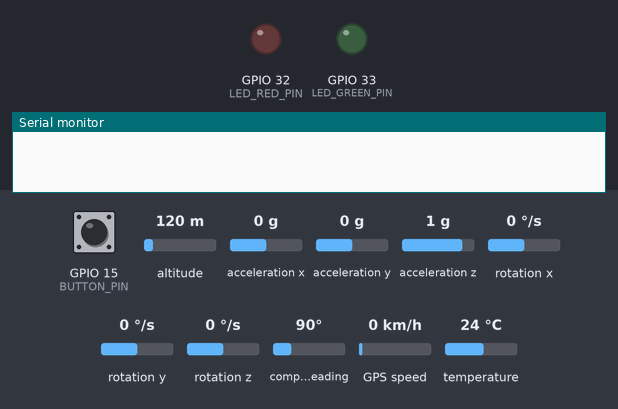
The sketch below on a simulated ESP32. Shown: output pins drawn as LEDs (lit = HIGH), the last lines printed to the serial monitor. Inputs (shaded band) come from the test bench; at power-on: acceleration x 0 g, GPIO 15 (BUTTON_PIN) HIGH, altitude 120 m, acceleration y 0 g, acceleration z 1 g, rotation x 0 °/s, rotation y 0 °/s, rotation z 0 °/s, compass heading 90°, GPS speed 0 km/h, temperature 24 °C. Storage starts empty; the GPS gets a fix after 3 s at 37.7749, -122.4194 with 8 satellites.

Above: at 0.0 s.
At 2.1 s:
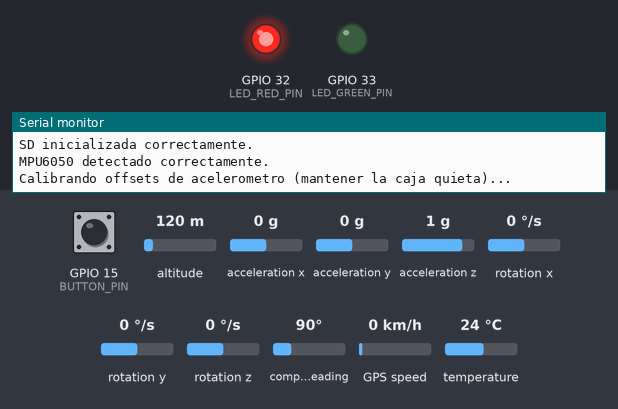
At 5.6 s:
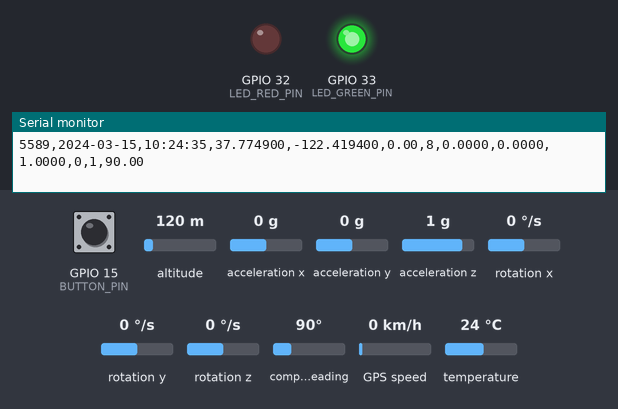
5.7 s: acceleration x set to -1.4 g
9.7 s: GPIO 15 (BUTTON_PIN) pulled LOW for 0.15 s
Timing chart, 0 to 12.7 s (numbered marks = the images above; inputs shaded):
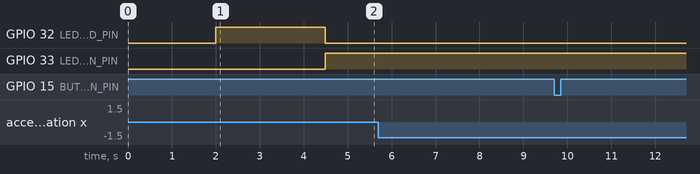

The sketch:

Data-logger-vibes-motor.ino
```cpp
#include <Arduino.h>
#include <Wire.h>
#include <SPI.h>
#include <SD.h>

#include <TinyGPSPlus.h>
#include <Adafruit_MPU6050.h>
#include <Adafruit_Sensor.h>

#include <WiFi.h>
#include <esp_wifi.h>
#include "esp_bt.h"

// ===================== PINES =====================
// I2C MPU6050 (lado IZQUIERDO)
#define I2C_SDA_PIN   25   // D25
#define I2C_SCL_PIN   26   // D26

// UART GPS (lado DERECHO)
#define GPS_RX_PIN    16   // RX2
#define GPS_TX_PIN    17   // TX2

// SD (VSPI, lado DERECHO)
#define SD_CS_PIN      5   // D5 (CS)
#define SD_MOSI_PIN   23   // D23 (MOSI)
#define SD_MISO_PIN   19   // D19 (MISO)
#define SD_SCK_PIN    18   // D18 (CLK)

// Botón de evento
#define BUTTON_PIN    15   // D15 (botón entre D15 y GND)

// LEDs estado GPS
#define LED_RED_PIN   32   // sin fix
#define LED_GREEN_PIN 33   // con fix

// ===================== OBJETOS GLOBALES =====================
HardwareSerial GPS_Serial(2);   // UART2
TinyGPSPlus gps;
Adafruit_MPU6050 mpu;
File logFile;

bool sdOk   = false;
bool mpuOk  = false;

String logFilename;             // nombre del fichero de log actual

// Muestreo
const unsigned long SAMPLE_INTERVAL_MS = 20; // ~50 Hz
unsigned long lastSampleTime = 0;

// Flush SD
const unsigned long FLUSH_INTERVAL_MS = 500; // cada 0,5 s
unsigned long lastFlushTime = 0;

// Botón
int lastButtonState = HIGH;

// Offsets de acelerómetro
float offsetAx = 0.0f;
float offsetAy = 0.0f;
float offsetAz = 0.0f;
bool offsetsCalc = false;

// Última orientación válida
float lastOrientationDeg = 0.0f;

// ===================== FUNCIONES AUXILIARES =====================

void disableRadios() {
  WiFi.mode(WIFI_OFF);
  WiFi.disconnect(true);
  esp_wifi_stop();
  esp_bt_controller_disable();
}

// Ahora getGPSData mantiene la última orientación válida en lastOrientationDeg
void getGPSData(String &dateStr, String &timeStr,
                double &lat, double &lon,
                double &speedKmh, int &sats,
                float &orientationDeg) {
  if (gps.date.isValid() && gps.time.isValid()) {
    char bufDate[11];
    snprintf(bufDate, sizeof(bufDate), "%04d-%02d-%02d",
             gps.date.year(), gps.date.month(), gps.date.day());
    dateStr = String(bufDate);

    char bufTime[9];
    snprintf(bufTime, sizeof(bufTime), "%02d:%02d:%02d",
             gps.time.hour(), gps.time.minute(), gps.time.second());
    timeStr = String(bufTime);
  } else {
    dateStr = "0000-00-00";
    timeStr = "00:00:00";
  }

  if (gps.location.isValid()) {
    lat = gps.location.lat();
    lon = gps.location.lng();
  } else {
    lat = 0.0;
    lon = 0.0;
  }

  if (gps.speed.isValid()) {
    speedKmh = gps.speed.kmph();
  } else {
    speedKmh = -1.0;
  }

  if (gps.satellites.isValid()) {
    sats = gps.satellites.value();
  } else {
    sats = 0;
  }

  // Orientación (rumbo) desde el GPS:
  // si el curso es válido, actualizamos lastOrientationDeg;
  // si no, reutilizamos la última orientación válida.
  if (gps.course.isValid()) {
    lastOrientationDeg = gps.course.deg();
  }
  orientationDeg = lastOrientationDeg;
}

// Siguiente nombre de fichero disponible: log_001.csv, log_002.csv, ...
String getNextLogFilename() {
  char filename[32];
  for (int i = 1; i <= 999; i++) {
    snprintf(filename, sizeof(filename), "/log_%03d.csv", i);
    if (!SD.exists(filename)) {
      return String(filename);
    }
  }
  // Si se llenan 999 ficheros, reutiliza el último
  return String("/log_999.csv");
}

bool initSD() {
  SPI.begin(SD_SCK_PIN, SD_MISO_PIN, SD_MOSI_PIN, SD_CS_PIN);

  if (!SD.begin(SD_CS_PIN)) {
    Serial.println("SD no detectada (modulo o tarjeta ausentes). Se continua sin SD.");
    return false;
  }

  logFilename = getNextLogFilename();
  Serial.print("Usando fichero de log: ");
  Serial.println(logFilename);

  logFile = SD.open(logFilename, FILE_WRITE);
  if (!logFile) {
    Serial.println("No se pudo abrir/crear el fichero de log. Se continua sin SD.");
    return false;
  }

  // Cabecera (con event, fix y orientation)
  logFile.println("millis,gps_date,gps_time,lat,lon,speed_kmh,sats,ax_g,ay_g,az_g,event,fix,orientation");
  logFile.flush();

  Serial.println("SD inicializada correctamente.");
  lastFlushTime = millis();
  return true;
}

bool initMPU() {
  Wire.begin(I2C_SDA_PIN, I2C_SCL_PIN);

  if (!mpu.begin(0x68)) {
    Serial.println("ERROR: MPU6050 no detectado en 0x68.");
    mpuOk = false;
    return false;
  }

  Serial.println("MPU6050 detectado correctamente.");

  mpu.setAccelerometerRange(MPU6050_RANGE_4_G);
  mpu.setGyroRange(MPU6050_RANGE_250_DEG);
  mpu.setFilterBandwidth(MPU6050_BAND_21_HZ);

  mpuOk = true;
  return true;
}

void calibrateMPUOffsets() {
  if (!mpuOk) {
    Serial.println("Saltando calibracion: MPU no OK.");
    return;
  }

  Serial.println("Calibrando offsets de acelerometro (mantener la caja quieta)...");
  const int N = 200;
  double sx = 0.0, sy = 0.0, sz = 0.0;
  const float g_const = 9.80665f;

  for (int i = 0; i < N; ++i) {
    sensors_event_t a, g, temp;
    mpu.getEvent(&a, &g, &temp);

    sx += a.acceleration.x / g_const;
    sy += a.acceleration.y / g_const;
    sz += a.acceleration.z / g_const;
    delay(10);
  }

  offsetAx = sx / N;
  offsetAy = sy / N;
  offsetAz = (sz / N) - 1.0f; // esperamos ~1g en Z

  offsetsCalc = true;

  Serial.print("Offset Ax: "); Serial.println(offsetAx, 4);
  Serial.print("Offset Ay: "); Serial.println(offsetAy, 4);
  Serial.print("Offset Az: "); Serial.println(offsetAz, 4);
}

// ===================== SETUP =====================

void setup() {
  Serial.begin(115200);
  delay(2000);

  Serial.println("Iniciando registrador (GPS + MPU6050)...");

  disableRadios();

  pinMode(BUTTON_PIN, INPUT_PULLUP);
  pinMode(LED_RED_PIN, OUTPUT);
  pinMode(LED_GREEN_PIN, OUTPUT);

  digitalWrite(LED_RED_PIN, HIGH);
  digitalWrite(LED_GREEN_PIN, LOW);

  // GPS
  GPS_Serial.begin(9600, SERIAL_8N1, GPS_RX_PIN, GPS_TX_PIN);

  // SD y MPU
  sdOk  = initSD();
  mpuOk = initMPU();

  calibrateMPUOffsets();

  lastSampleTime = millis();
}

// ===================== LOOP =====================

void loop() {
  // Actualizar GPS
  while (GPS_Serial.available() > 0) {
    gps.encode(GPS_Serial.read());
  }

  // LEDs según fix GPS
  bool fix = gps.location.isValid();
  if (fix) {
    digitalWrite(LED_RED_PIN, LOW);
    digitalWrite(LED_GREEN_PIN, HIGH);
  } else {
    digitalWrite(LED_RED_PIN, HIGH);
    digitalWrite(LED_GREEN_PIN, LOW);
  }

  unsigned long now = millis();
  if (now - lastSampleTime >= SAMPLE_INTERVAL_MS) {
    lastSampleTime = now;

    float ax_g = 0.0f, ay_g = 0.0f, az_g = 0.0f;

    if (mpuOk) {
      sensors_event_t a, g, temp;
      mpu.getEvent(&a, &g, &temp);

      const float g_const = 9.80665f;
      ax_g = a.acceleration.x / g_const;
      ay_g = a.acceleration.y / g_const;
      az_g = a.acceleration.z / g_const;

      if (offsetsCalc) {
        ax_g -= offsetAx;
        ay_g -= offsetAy;
        az_g -= offsetAz;
      }
    }

    // --- GPS + orientación ---
    String dateStr, timeStr;
    double lat, lon, speedKmh;
    int sats;
    float orientation;
    getGPSData(dateStr, timeStr, lat, lon, speedKmh, sats, orientation);

    // --- Botón ---
    int buttonState = digitalRead(BUTTON_PIN);
    int eventFlag = 0;
    if (lastButtonState == HIGH && buttonState == LOW) {
      eventFlag = 1;
      Serial.println("EVENTO DE BOTON");
    }
    lastButtonState = buttonState;

    // --- fix flag (0/1) ---
    int fixFlag = fix ? 1 : 0;

    // Construir línea CSV
    char line[260];
    snprintf(line, sizeof(line),
             "%lu,%s,%s,%.6f,%.6f,%.2f,%d,%.4f,%.4f,%.4f,%d,%d,%.2f",
             (unsigned long)now,
             dateStr.c_str(),
             timeStr.c_str(),
             lat,
             lon,
             speedKmh,
             sats,
             ax_g,
             ay_g,
             az_g,
             eventFlag,
             fixFlag,
             orientation);

    if (sdOk && logFile) {
      logFile.println(line);

      unsigned long tNow = millis();
      if (tNow - lastFlushTime >= FLUSH_INTERVAL_MS) {
        logFile.flush();
        lastFlushTime = tNow;
      }
    }

    Serial.println(line);
  }
}
```
